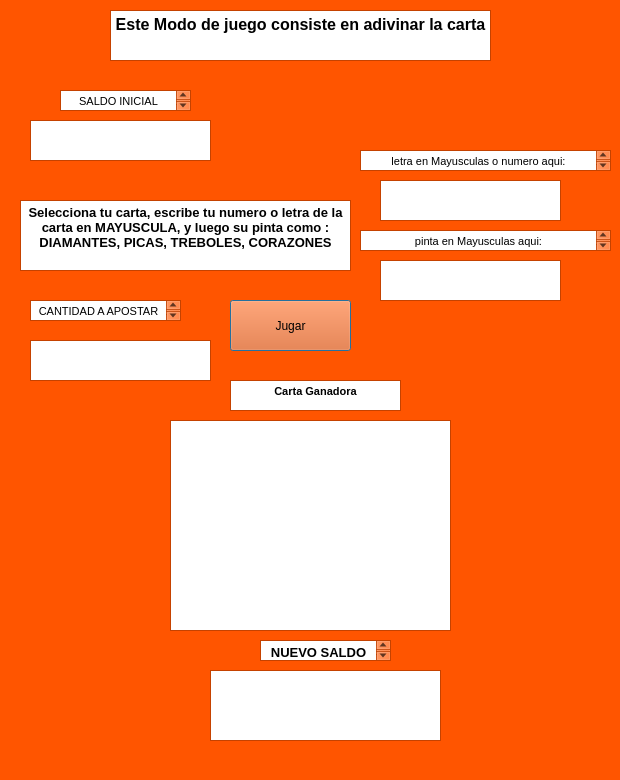
<?xml version="1.0" encoding="UTF-8"?>
<ui version="4.0">
 <class>opcion5</class>
 <widget class="QDialog" name="opcion5">
  <property name="geometry">
   <rect>
    <x>0</x>
    <y>0</y>
    <width>620</width>
    <height>780</height>
   </rect>
  </property>
  <property name="palette">
   <palette>
    <active>
     <colorrole role="WindowText">
      <brush brushstyle="SolidPattern">
       <color alpha="255">
        <red>0</red>
        <green>0</green>
        <blue>0</blue>
       </color>
      </brush>
     </colorrole>
     <colorrole role="Button">
      <brush brushstyle="SolidPattern">
       <color alpha="255">
        <red>255</red>
        <green>85</green>
        <blue>0</blue>
       </color>
      </brush>
     </colorrole>
     <colorrole role="Light">
      <brush brushstyle="SolidPattern">
       <color alpha="255">
        <red>255</red>
        <green>170</green>
        <blue>127</blue>
       </color>
      </brush>
     </colorrole>
     <colorrole role="Midlight">
      <brush brushstyle="SolidPattern">
       <color alpha="255">
        <red>255</red>
        <green>127</green>
        <blue>63</blue>
       </color>
      </brush>
     </colorrole>
     <colorrole role="Dark">
      <brush brushstyle="SolidPattern">
       <color alpha="255">
        <red>127</red>
        <green>42</green>
        <blue>0</blue>
       </color>
      </brush>
     </colorrole>
     <colorrole role="Mid">
      <brush brushstyle="SolidPattern">
       <color alpha="255">
        <red>170</red>
        <green>56</green>
        <blue>0</blue>
       </color>
      </brush>
     </colorrole>
     <colorrole role="Text">
      <brush brushstyle="SolidPattern">
       <color alpha="255">
        <red>0</red>
        <green>0</green>
        <blue>0</blue>
       </color>
      </brush>
     </colorrole>
     <colorrole role="BrightText">
      <brush brushstyle="SolidPattern">
       <color alpha="255">
        <red>255</red>
        <green>255</green>
        <blue>255</blue>
       </color>
      </brush>
     </colorrole>
     <colorrole role="ButtonText">
      <brush brushstyle="SolidPattern">
       <color alpha="255">
        <red>0</red>
        <green>0</green>
        <blue>0</blue>
       </color>
      </brush>
     </colorrole>
     <colorrole role="Base">
      <brush brushstyle="SolidPattern">
       <color alpha="255">
        <red>255</red>
        <green>255</green>
        <blue>255</blue>
       </color>
      </brush>
     </colorrole>
     <colorrole role="Window">
      <brush brushstyle="SolidPattern">
       <color alpha="255">
        <red>255</red>
        <green>85</green>
        <blue>0</blue>
       </color>
      </brush>
     </colorrole>
     <colorrole role="Shadow">
      <brush brushstyle="SolidPattern">
       <color alpha="255">
        <red>0</red>
        <green>0</green>
        <blue>0</blue>
       </color>
      </brush>
     </colorrole>
     <colorrole role="AlternateBase">
      <brush brushstyle="SolidPattern">
       <color alpha="255">
        <red>255</red>
        <green>170</green>
        <blue>127</blue>
       </color>
      </brush>
     </colorrole>
     <colorrole role="ToolTipBase">
      <brush brushstyle="SolidPattern">
       <color alpha="255">
        <red>255</red>
        <green>255</green>
        <blue>220</blue>
       </color>
      </brush>
     </colorrole>
     <colorrole role="ToolTipText">
      <brush brushstyle="SolidPattern">
       <color alpha="255">
        <red>0</red>
        <green>0</green>
        <blue>0</blue>
       </color>
      </brush>
     </colorrole>
    </active>
    <inactive>
     <colorrole role="WindowText">
      <brush brushstyle="SolidPattern">
       <color alpha="255">
        <red>0</red>
        <green>0</green>
        <blue>0</blue>
       </color>
      </brush>
     </colorrole>
     <colorrole role="Button">
      <brush brushstyle="SolidPattern">
       <color alpha="255">
        <red>255</red>
        <green>85</green>
        <blue>0</blue>
       </color>
      </brush>
     </colorrole>
     <colorrole role="Light">
      <brush brushstyle="SolidPattern">
       <color alpha="255">
        <red>255</red>
        <green>170</green>
        <blue>127</blue>
       </color>
      </brush>
     </colorrole>
     <colorrole role="Midlight">
      <brush brushstyle="SolidPattern">
       <color alpha="255">
        <red>255</red>
        <green>127</green>
        <blue>63</blue>
       </color>
      </brush>
     </colorrole>
     <colorrole role="Dark">
      <brush brushstyle="SolidPattern">
       <color alpha="255">
        <red>127</red>
        <green>42</green>
        <blue>0</blue>
       </color>
      </brush>
     </colorrole>
     <colorrole role="Mid">
      <brush brushstyle="SolidPattern">
       <color alpha="255">
        <red>170</red>
        <green>56</green>
        <blue>0</blue>
       </color>
      </brush>
     </colorrole>
     <colorrole role="Text">
      <brush brushstyle="SolidPattern">
       <color alpha="255">
        <red>0</red>
        <green>0</green>
        <blue>0</blue>
       </color>
      </brush>
     </colorrole>
     <colorrole role="BrightText">
      <brush brushstyle="SolidPattern">
       <color alpha="255">
        <red>255</red>
        <green>255</green>
        <blue>255</blue>
       </color>
      </brush>
     </colorrole>
     <colorrole role="ButtonText">
      <brush brushstyle="SolidPattern">
       <color alpha="255">
        <red>0</red>
        <green>0</green>
        <blue>0</blue>
       </color>
      </brush>
     </colorrole>
     <colorrole role="Base">
      <brush brushstyle="SolidPattern">
       <color alpha="255">
        <red>255</red>
        <green>255</green>
        <blue>255</blue>
       </color>
      </brush>
     </colorrole>
     <colorrole role="Window">
      <brush brushstyle="SolidPattern">
       <color alpha="255">
        <red>255</red>
        <green>85</green>
        <blue>0</blue>
       </color>
      </brush>
     </colorrole>
     <colorrole role="Shadow">
      <brush brushstyle="SolidPattern">
       <color alpha="255">
        <red>0</red>
        <green>0</green>
        <blue>0</blue>
       </color>
      </brush>
     </colorrole>
     <colorrole role="AlternateBase">
      <brush brushstyle="SolidPattern">
       <color alpha="255">
        <red>255</red>
        <green>170</green>
        <blue>127</blue>
       </color>
      </brush>
     </colorrole>
     <colorrole role="ToolTipBase">
      <brush brushstyle="SolidPattern">
       <color alpha="255">
        <red>255</red>
        <green>255</green>
        <blue>220</blue>
       </color>
      </brush>
     </colorrole>
     <colorrole role="ToolTipText">
      <brush brushstyle="SolidPattern">
       <color alpha="255">
        <red>0</red>
        <green>0</green>
        <blue>0</blue>
       </color>
      </brush>
     </colorrole>
    </inactive>
    <disabled>
     <colorrole role="WindowText">
      <brush brushstyle="SolidPattern">
       <color alpha="255">
        <red>127</red>
        <green>42</green>
        <blue>0</blue>
       </color>
      </brush>
     </colorrole>
     <colorrole role="Button">
      <brush brushstyle="SolidPattern">
       <color alpha="255">
        <red>255</red>
        <green>85</green>
        <blue>0</blue>
       </color>
      </brush>
     </colorrole>
     <colorrole role="Light">
      <brush brushstyle="SolidPattern">
       <color alpha="255">
        <red>255</red>
        <green>170</green>
        <blue>127</blue>
       </color>
      </brush>
     </colorrole>
     <colorrole role="Midlight">
      <brush brushstyle="SolidPattern">
       <color alpha="255">
        <red>255</red>
        <green>127</green>
        <blue>63</blue>
       </color>
      </brush>
     </colorrole>
     <colorrole role="Dark">
      <brush brushstyle="SolidPattern">
       <color alpha="255">
        <red>127</red>
        <green>42</green>
        <blue>0</blue>
       </color>
      </brush>
     </colorrole>
     <colorrole role="Mid">
      <brush brushstyle="SolidPattern">
       <color alpha="255">
        <red>170</red>
        <green>56</green>
        <blue>0</blue>
       </color>
      </brush>
     </colorrole>
     <colorrole role="Text">
      <brush brushstyle="SolidPattern">
       <color alpha="255">
        <red>127</red>
        <green>42</green>
        <blue>0</blue>
       </color>
      </brush>
     </colorrole>
     <colorrole role="BrightText">
      <brush brushstyle="SolidPattern">
       <color alpha="255">
        <red>255</red>
        <green>255</green>
        <blue>255</blue>
       </color>
      </brush>
     </colorrole>
     <colorrole role="ButtonText">
      <brush brushstyle="SolidPattern">
       <color alpha="255">
        <red>127</red>
        <green>42</green>
        <blue>0</blue>
       </color>
      </brush>
     </colorrole>
     <colorrole role="Base">
      <brush brushstyle="SolidPattern">
       <color alpha="255">
        <red>255</red>
        <green>85</green>
        <blue>0</blue>
       </color>
      </brush>
     </colorrole>
     <colorrole role="Window">
      <brush brushstyle="SolidPattern">
       <color alpha="255">
        <red>255</red>
        <green>85</green>
        <blue>0</blue>
       </color>
      </brush>
     </colorrole>
     <colorrole role="Shadow">
      <brush brushstyle="SolidPattern">
       <color alpha="255">
        <red>0</red>
        <green>0</green>
        <blue>0</blue>
       </color>
      </brush>
     </colorrole>
     <colorrole role="AlternateBase">
      <brush brushstyle="SolidPattern">
       <color alpha="255">
        <red>255</red>
        <green>85</green>
        <blue>0</blue>
       </color>
      </brush>
     </colorrole>
     <colorrole role="ToolTipBase">
      <brush brushstyle="SolidPattern">
       <color alpha="255">
        <red>255</red>
        <green>255</green>
        <blue>220</blue>
       </color>
      </brush>
     </colorrole>
     <colorrole role="ToolTipText">
      <brush brushstyle="SolidPattern">
       <color alpha="255">
        <red>0</red>
        <green>0</green>
        <blue>0</blue>
       </color>
      </brush>
     </colorrole>
    </disabled>
   </palette>
  </property>
  <property name="windowTitle">
   <string>Modo 1</string>
  </property>
  <widget class="QTextEdit" name="TD1">
   <property name="geometry">
    <rect>
     <x>380</x>
     <y>180</y>
     <width>181</width>
     <height>41</height>
    </rect>
   </property>
  </widget>
  <widget class="QTextBrowser" name="textBrowser">
   <property name="geometry">
    <rect>
     <x>110</x>
     <y>10</y>
     <width>381</width>
     <height>51</height>
    </rect>
   </property>
   <property name="html">
    <string>&lt;!DOCTYPE HTML PUBLIC &quot;-//W3C//DTD HTML 4.0//EN&quot; &quot;http://www.w3.org/TR/REC-html40/strict.dtd&quot;&gt;
&lt;html&gt;&lt;head&gt;&lt;meta name=&quot;qrichtext&quot; content=&quot;1&quot; /&gt;&lt;style type=&quot;text/css&quot;&gt;
p, li { white-space: pre-wrap; }
&lt;/style&gt;&lt;/head&gt;&lt;body style=&quot; font-family:'MS Shell Dlg 2'; font-size:8.25pt; font-weight:400; font-style:normal;&quot;&gt;
&lt;p align=&quot;center&quot; style=&quot; margin-top:0px; margin-bottom:0px; margin-left:0px; margin-right:0px; -qt-block-indent:0; text-indent:0px;&quot;&gt;&lt;span style=&quot; font-size:12pt; font-weight:600;&quot;&gt;Este Modo de juego consiste en adivinar la carta&lt;/span&gt;&lt;/p&gt;&lt;/body&gt;&lt;/html&gt;</string>
   </property>
  </widget>
  <widget class="QTextBrowser" name="textBrowser_2">
   <property name="geometry">
    <rect>
     <x>20</x>
     <y>200</y>
     <width>331</width>
     <height>71</height>
    </rect>
   </property>
   <property name="html">
    <string>&lt;!DOCTYPE HTML PUBLIC &quot;-//W3C//DTD HTML 4.0//EN&quot; &quot;http://www.w3.org/TR/REC-html40/strict.dtd&quot;&gt;
&lt;html&gt;&lt;head&gt;&lt;meta name=&quot;qrichtext&quot; content=&quot;1&quot; /&gt;&lt;style type=&quot;text/css&quot;&gt;
p, li { white-space: pre-wrap; }
&lt;/style&gt;&lt;/head&gt;&lt;body style=&quot; font-family:'MS Shell Dlg 2'; font-size:8.25pt; font-weight:400; font-style:normal;&quot;&gt;
&lt;p align=&quot;center&quot; style=&quot; margin-top:0px; margin-bottom:0px; margin-left:0px; margin-right:0px; -qt-block-indent:0; text-indent:0px;&quot;&gt;&lt;span style=&quot; font-size:10pt; font-weight:600;&quot;&gt;Selecciona tu carta, escribe tu numero o letra de la carta en MAYUSCULA, y luego su pinta como : DIAMANTES, PICAS, TREBOLES, CORAZONES&lt;/span&gt;&lt;/p&gt;&lt;/body&gt;&lt;/html&gt;</string>
   </property>
  </widget>
  <widget class="QTextBrowser" name="Rd12">
   <property name="geometry">
    <rect>
     <x>170</x>
     <y>420</y>
     <width>281</width>
     <height>211</height>
    </rect>
   </property>
  </widget>
  <widget class="QPushButton" name="butD1">
   <property name="geometry">
    <rect>
     <x>230</x>
     <y>300</y>
     <width>121</width>
     <height>51</height>
    </rect>
   </property>
   <property name="text">
    <string>Jugar</string>
   </property>
  </widget>
  <widget class="QTextBrowser" name="textBrowser_7">
   <property name="geometry">
    <rect>
     <x>230</x>
     <y>380</y>
     <width>171</width>
     <height>31</height>
    </rect>
   </property>
   <property name="html">
    <string>&lt;!DOCTYPE HTML PUBLIC &quot;-//W3C//DTD HTML 4.0//EN&quot; &quot;http://www.w3.org/TR/REC-html40/strict.dtd&quot;&gt;
&lt;html&gt;&lt;head&gt;&lt;meta name=&quot;qrichtext&quot; content=&quot;1&quot; /&gt;&lt;style type=&quot;text/css&quot;&gt;
p, li { white-space: pre-wrap; }
&lt;/style&gt;&lt;/head&gt;&lt;body style=&quot; font-family:'MS Shell Dlg 2'; font-size:8.25pt; font-weight:400; font-style:normal;&quot;&gt;
&lt;p align=&quot;center&quot; style=&quot; margin-top:0px; margin-bottom:0px; margin-left:0px; margin-right:0px; -qt-block-indent:0; text-indent:0px;&quot;&gt;&lt;span style=&quot; font-weight:600;&quot;&gt;Carta Ganadora&lt;/span&gt;&lt;/p&gt;&lt;/body&gt;&lt;/html&gt;</string>
   </property>
  </widget>
  <widget class="QTextEdit" name="TD2">
   <property name="geometry">
    <rect>
     <x>380</x>
     <y>260</y>
     <width>181</width>
     <height>41</height>
    </rect>
   </property>
  </widget>
  <widget class="QTextBrowser" name="textBrowser_3">
   <property name="geometry">
    <rect>
     <x>360</x>
     <y>150</y>
     <width>251</width>
     <height>21</height>
    </rect>
   </property>
   <property name="html">
    <string>&lt;!DOCTYPE HTML PUBLIC &quot;-//W3C//DTD HTML 4.0//EN&quot; &quot;http://www.w3.org/TR/REC-html40/strict.dtd&quot;&gt;
&lt;html&gt;&lt;head&gt;&lt;meta name=&quot;qrichtext&quot; content=&quot;1&quot; /&gt;&lt;style type=&quot;text/css&quot;&gt;
p, li { white-space: pre-wrap; }
&lt;/style&gt;&lt;/head&gt;&lt;body style=&quot; font-family:'MS Shell Dlg 2'; font-size:8.25pt; font-weight:400; font-style:normal;&quot;&gt;
&lt;p align=&quot;center&quot; style=&quot; margin-top:0px; margin-bottom:0px; margin-left:0px; margin-right:0px; -qt-block-indent:0; text-indent:0px;&quot;&gt;letra en Mayusculas o numero aqui:&lt;/p&gt;&lt;/body&gt;&lt;/html&gt;</string>
   </property>
  </widget>
  <widget class="QTextBrowser" name="textBrowser_4">
   <property name="geometry">
    <rect>
     <x>360</x>
     <y>230</y>
     <width>251</width>
     <height>21</height>
    </rect>
   </property>
   <property name="html">
    <string>&lt;!DOCTYPE HTML PUBLIC &quot;-//W3C//DTD HTML 4.0//EN&quot; &quot;http://www.w3.org/TR/REC-html40/strict.dtd&quot;&gt;
&lt;html&gt;&lt;head&gt;&lt;meta name=&quot;qrichtext&quot; content=&quot;1&quot; /&gt;&lt;style type=&quot;text/css&quot;&gt;
p, li { white-space: pre-wrap; }
&lt;/style&gt;&lt;/head&gt;&lt;body style=&quot; font-family:'MS Shell Dlg 2'; font-size:8.25pt; font-weight:400; font-style:normal;&quot;&gt;
&lt;p align=&quot;center&quot; style=&quot; margin-top:0px; margin-bottom:0px; margin-left:0px; margin-right:0px; -qt-block-indent:0; text-indent:0px;&quot;&gt;pinta en Mayusculas aqui:&lt;/p&gt;&lt;/body&gt;&lt;/html&gt;</string>
   </property>
  </widget>
  <widget class="QTextBrowser" name="textBrowser_5">
   <property name="geometry">
    <rect>
     <x>260</x>
     <y>640</y>
     <width>131</width>
     <height>21</height>
    </rect>
   </property>
   <property name="html">
    <string>&lt;!DOCTYPE HTML PUBLIC &quot;-//W3C//DTD HTML 4.0//EN&quot; &quot;http://www.w3.org/TR/REC-html40/strict.dtd&quot;&gt;
&lt;html&gt;&lt;head&gt;&lt;meta name=&quot;qrichtext&quot; content=&quot;1&quot; /&gt;&lt;style type=&quot;text/css&quot;&gt;
p, li { white-space: pre-wrap; }
&lt;/style&gt;&lt;/head&gt;&lt;body style=&quot; font-family:'MS Shell Dlg 2'; font-size:8.25pt; font-weight:400; font-style:normal;&quot;&gt;
&lt;p align=&quot;center&quot; style=&quot; margin-top:0px; margin-bottom:0px; margin-left:0px; margin-right:0px; -qt-block-indent:0; text-indent:0px;&quot;&gt;&lt;span style=&quot; font-size:10pt; font-weight:600;&quot;&gt;NUEVO SALDO&lt;/span&gt;&lt;/p&gt;&lt;/body&gt;&lt;/html&gt;</string>
   </property>
  </widget>
  <widget class="QTextEdit" name="cantApuesta">
   <property name="geometry">
    <rect>
     <x>30</x>
     <y>340</y>
     <width>181</width>
     <height>41</height>
    </rect>
   </property>
  </widget>
  <widget class="QTextBrowser" name="textBrowser_6">
   <property name="geometry">
    <rect>
     <x>30</x>
     <y>300</y>
     <width>151</width>
     <height>21</height>
    </rect>
   </property>
   <property name="html">
    <string>&lt;!DOCTYPE HTML PUBLIC &quot;-//W3C//DTD HTML 4.0//EN&quot; &quot;http://www.w3.org/TR/REC-html40/strict.dtd&quot;&gt;
&lt;html&gt;&lt;head&gt;&lt;meta name=&quot;qrichtext&quot; content=&quot;1&quot; /&gt;&lt;style type=&quot;text/css&quot;&gt;
p, li { white-space: pre-wrap; }
&lt;/style&gt;&lt;/head&gt;&lt;body style=&quot; font-family:'MS Shell Dlg 2'; font-size:8.25pt; font-weight:400; font-style:normal;&quot;&gt;
&lt;p align=&quot;center&quot; style=&quot; margin-top:0px; margin-bottom:0px; margin-left:0px; margin-right:0px; -qt-block-indent:0; text-indent:0px;&quot;&gt;CANTIDAD A APOSTAR&lt;/p&gt;&lt;/body&gt;&lt;/html&gt;</string>
   </property>
  </widget>
  <widget class="QTextEdit" name="saldoActual">
   <property name="geometry">
    <rect>
     <x>30</x>
     <y>120</y>
     <width>181</width>
     <height>41</height>
    </rect>
   </property>
  </widget>
  <widget class="QTextBrowser" name="textBrowser_8">
   <property name="geometry">
    <rect>
     <x>60</x>
     <y>90</y>
     <width>131</width>
     <height>21</height>
    </rect>
   </property>
   <property name="html">
    <string>&lt;!DOCTYPE HTML PUBLIC &quot;-//W3C//DTD HTML 4.0//EN&quot; &quot;http://www.w3.org/TR/REC-html40/strict.dtd&quot;&gt;
&lt;html&gt;&lt;head&gt;&lt;meta name=&quot;qrichtext&quot; content=&quot;1&quot; /&gt;&lt;style type=&quot;text/css&quot;&gt;
p, li { white-space: pre-wrap; }
&lt;/style&gt;&lt;/head&gt;&lt;body style=&quot; font-family:'MS Shell Dlg 2'; font-size:8.25pt; font-weight:400; font-style:normal;&quot;&gt;
&lt;p align=&quot;center&quot; style=&quot; margin-top:0px; margin-bottom:0px; margin-left:0px; margin-right:0px; -qt-block-indent:0; text-indent:0px;&quot;&gt;SALDO INICIAL&lt;/p&gt;&lt;/body&gt;&lt;/html&gt;</string>
   </property>
  </widget>
  <widget class="QTextBrowser" name="nuevoSaldo">
   <property name="geometry">
    <rect>
     <x>210</x>
     <y>670</y>
     <width>231</width>
     <height>71</height>
    </rect>
   </property>
  </widget>
 </widget>
 <resources/>
 <connections/>
</ui>
